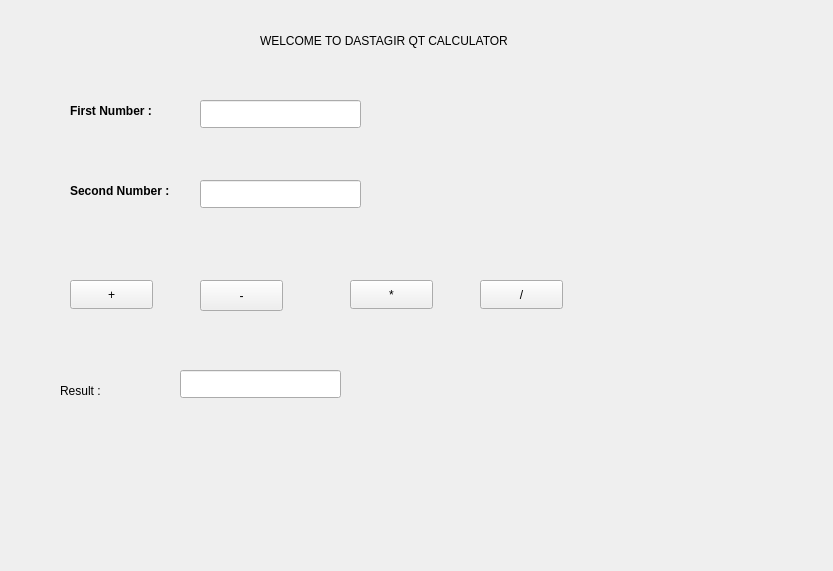
<?xml version="1.0" encoding="UTF-8"?>
<ui version="4.0">
 <class>MainWindow</class>
 <widget class="QMainWindow" name="MainWindow">
  <property name="geometry">
   <rect>
    <x>0</x>
    <y>0</y>
    <width>833</width>
    <height>571</height>
   </rect>
  </property>
  <property name="windowTitle">
   <string>MainWindow</string>
  </property>
  <property name="iconSize">
   <size>
    <width>80</width>
    <height>80</height>
   </size>
  </property>
  <widget class="QWidget" name="centralwidget">
   <widget class="QLabel" name="label">
    <property name="geometry">
     <rect>
      <x>70</x>
      <y>80</y>
      <width>161</width>
      <height>61</height>
     </rect>
    </property>
    <property name="font">
     <font>
      <bold>true</bold>
     </font>
    </property>
    <property name="text">
     <string>First Number :</string>
    </property>
   </widget>
   <widget class="QLabel" name="label_2">
    <property name="geometry">
     <rect>
      <x>70</x>
      <y>160</y>
      <width>161</width>
      <height>61</height>
     </rect>
    </property>
    <property name="font">
     <font>
      <bold>true</bold>
     </font>
    </property>
    <property name="text">
     <string>Second Number :</string>
    </property>
   </widget>
   <widget class="QLineEdit" name="txtFirstNum">
    <property name="geometry">
     <rect>
      <x>200</x>
      <y>100</y>
      <width>161</width>
      <height>28</height>
     </rect>
    </property>
   </widget>
   <widget class="QLineEdit" name="txtSecondNum">
    <property name="geometry">
     <rect>
      <x>200</x>
      <y>180</y>
      <width>161</width>
      <height>28</height>
     </rect>
    </property>
   </widget>
   <widget class="QPushButton" name="btnAdd">
    <property name="geometry">
     <rect>
      <x>70</x>
      <y>280</y>
      <width>83</width>
      <height>29</height>
     </rect>
    </property>
    <property name="text">
     <string>+</string>
    </property>
   </widget>
   <widget class="QPushButton" name="btnSub">
    <property name="geometry">
     <rect>
      <x>200</x>
      <y>280</y>
      <width>83</width>
      <height>31</height>
     </rect>
    </property>
    <property name="text">
     <string>-</string>
    </property>
   </widget>
   <widget class="QPushButton" name="btnDiv">
    <property name="geometry">
     <rect>
      <x>480</x>
      <y>280</y>
      <width>83</width>
      <height>29</height>
     </rect>
    </property>
    <property name="text">
     <string>/</string>
    </property>
   </widget>
   <widget class="QPushButton" name="btnMul">
    <property name="geometry">
     <rect>
      <x>350</x>
      <y>280</y>
      <width>83</width>
      <height>29</height>
     </rect>
    </property>
    <property name="minimumSize">
     <size>
      <width>20</width>
      <height>20</height>
     </size>
    </property>
    <property name="text">
     <string>*</string>
    </property>
   </widget>
   <widget class="QLabel" name="label_3">
    <property name="geometry">
     <rect>
      <x>60</x>
      <y>360</y>
      <width>161</width>
      <height>61</height>
     </rect>
    </property>
    <property name="text">
     <string>Result :</string>
    </property>
   </widget>
   <widget class="QLineEdit" name="txtResult">
    <property name="geometry">
     <rect>
      <x>180</x>
      <y>370</y>
      <width>161</width>
      <height>28</height>
     </rect>
    </property>
    <property name="readOnly">
     <bool>true</bool>
    </property>
   </widget>
   <widget class="QLabel" name="label_4">
    <property name="geometry">
     <rect>
      <x>260</x>
      <y>20</y>
      <width>311</width>
      <height>41</height>
     </rect>
    </property>
    <property name="lineWidth">
     <number>5</number>
    </property>
    <property name="text">
     <string>WELCOME TO DASTAGIR QT CALCULATOR</string>
    </property>
    <property name="textFormat">
     <enum>Qt::PlainText</enum>
    </property>
    <property name="scaledContents">
     <bool>false</bool>
    </property>
    <property name="wordWrap">
     <bool>true</bool>
    </property>
   </widget>
  </widget>
 </widget>
 <resources/>
 <connections/>
</ui>
